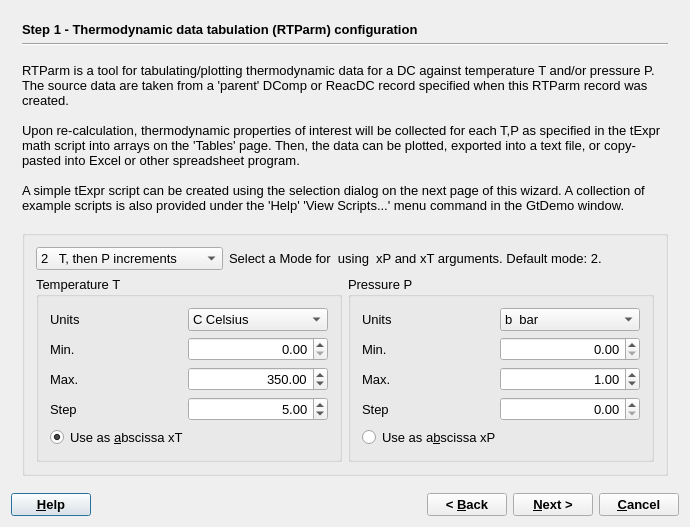
<?xml version="1.0" encoding="UTF-8"?>
<ui version="4.0">
 <class>RTparmWizardData</class>
 <widget class="QDialog" name="RTparmWizardData">
  <property name="windowModality">
   <enum>Qt::WindowModal</enum>
  </property>
  <property name="geometry">
   <rect>
    <x>0</x>
    <y>0</y>
    <width>690</width>
    <height>527</height>
   </rect>
  </property>
  <property name="font">
   <font>
    <pointsize>10</pointsize>
   </font>
  </property>
  <property name="windowTitle">
   <string>GEM-Selektor Proces</string>
  </property>
  <layout class="QGridLayout" name="gridLayout_4">
   <item row="0" column="0">
    <widget class="QStackedWidget" name="stackedWidget">
     <property name="mouseTracking">
      <bool>false</bool>
     </property>
     <property name="acceptDrops">
      <bool>false</bool>
     </property>
     <property name="autoFillBackground">
      <bool>false</bool>
     </property>
     <property name="frameShape">
      <enum>QFrame::NoFrame</enum>
     </property>
     <property name="frameShadow">
      <enum>QFrame::Plain</enum>
     </property>
     <property name="currentIndex">
      <number>0</number>
     </property>
     <widget class="QWidget" name="page">
      <layout class="QVBoxLayout" name="verticalLayout">
       <item>
        <widget class="QLabel" name="pageName">
         <property name="sizePolicy">
          <sizepolicy hsizetype="Preferred" vsizetype="Fixed">
           <horstretch>0</horstretch>
           <verstretch>0</verstretch>
          </sizepolicy>
         </property>
         <property name="font">
          <font>
           <weight>75</weight>
           <bold>true</bold>
          </font>
         </property>
         <property name="text">
          <string>Step 1 - Thermodynamic data tabulation (RTParm) configuration</string>
         </property>
        </widget>
       </item>
       <item>
        <widget class="Line" name="line">
         <property name="orientation">
          <enum>Qt::Horizontal</enum>
         </property>
        </widget>
       </item>
       <item>
        <widget class="QLabel" name="textLabel10">
         <property name="sizePolicy">
          <sizepolicy hsizetype="Preferred" vsizetype="Preferred">
           <horstretch>0</horstretch>
           <verstretch>0</verstretch>
          </sizepolicy>
         </property>
         <property name="frameShape">
          <enum>QFrame::NoFrame</enum>
         </property>
         <property name="frameShadow">
          <enum>QFrame::Plain</enum>
         </property>
         <property name="text">
          <string>RTParm is a tool for tabulating/plotting thermodynamic data for a DC against temperature T and/or pressure P. The source data are taken from a 'parent' DComp or ReacDC record specified when this RTParm record was created.

Upon re-calculation, thermodynamic properties of interest will be collected for each T,P as specified in the tExpr math script into arrays on the 'Tables' page. Then, the data can be plotted, exported into a text file, or copy-pasted into Excel or other spreadsheet program. 

A simple tExpr script can be created using the selection dialog on the next page of this wizard. A collection of example scripts is also provided under the 'Help' 'View Scripts...' menu command in the GtDemo window.</string>
         </property>
         <property name="textFormat">
          <enum>Qt::AutoText</enum>
         </property>
         <property name="scaledContents">
          <bool>false</bool>
         </property>
         <property name="wordWrap">
          <bool>true</bool>
         </property>
         <property name="margin">
          <number>0</number>
         </property>
         <property name="openExternalLinks">
          <bool>false</bool>
         </property>
        </widget>
       </item>
       <item>
        <widget class="QGroupBox" name="groupBox">
         <property name="title">
          <string/>
         </property>
         <layout class="QGridLayout" name="gridLayout_3">
          <item row="0" column="0" colspan="2">
           <layout class="QHBoxLayout" name="_3">
            <item>
             <widget class="QComboBox" name="pMode">
              <property name="sizePolicy">
               <sizepolicy hsizetype="Fixed" vsizetype="Fixed">
                <horstretch>0</horstretch>
                <verstretch>0</verstretch>
               </sizepolicy>
              </property>
              <property name="minimumSize">
               <size>
                <width>100</width>
                <height>0</height>
               </size>
              </property>
              <property name="currentIndex">
               <number>2</number>
              </property>
              <item>
               <property name="text">
                <string>0   Pairwise given T and P  </string>
               </property>
              </item>
              <item>
               <property name="text">
                <string>1   P, then T increments</string>
               </property>
              </item>
              <item>
               <property name="text">
                <string>2   T, then P increments</string>
               </property>
              </item>
              <item>
               <property name="text">
                <string>3    P and T increments</string>
               </property>
              </item>
             </widget>
            </item>
            <item>
             <widget class="QLabel" name="textLabel1_3">
              <property name="text">
               <string>Select a Mode for  using  xP and xT arguments. Default mode: 2.</string>
              </property>
              <property name="alignment">
               <set>Qt::AlignVCenter</set>
              </property>
              <property name="wordWrap">
               <bool>true</bool>
              </property>
             </widget>
            </item>
           </layout>
          </item>
          <item row="1" column="0">
           <widget class="QGroupBox" name="groupBox_8">
            <property name="title">
             <string>Temperature T</string>
            </property>
            <layout class="QGridLayout" name="gridLayout">
             <item row="0" column="0">
              <widget class="QLabel" name="label_12">
               <property name="text">
                <string>Units</string>
               </property>
              </widget>
             </item>
             <item row="0" column="1">
              <widget class="QComboBox" name="pPtun">
               <property name="sizePolicy">
                <sizepolicy hsizetype="Fixed" vsizetype="Fixed">
                 <horstretch>0</horstretch>
                 <verstretch>0</verstretch>
                </sizepolicy>
               </property>
               <property name="minimumSize">
                <size>
                 <width>140</width>
                 <height>0</height>
                </size>
               </property>
               <item>
                <property name="text">
                 <string>C Celsius  </string>
                </property>
               </item>
               <item>
                <property name="text">
                 <string>K Kelvin</string>
                </property>
               </item>
              </widget>
             </item>
             <item row="1" column="0">
              <widget class="QLabel" name="label_9">
               <property name="text">
                <string>Min.</string>
               </property>
              </widget>
             </item>
             <item row="1" column="1">
              <widget class="QDoubleSpinBox" name="pTfrom">
               <property name="minimumSize">
                <size>
                 <width>140</width>
                 <height>0</height>
                </size>
               </property>
               <property name="alignment">
                <set>Qt::AlignRight|Qt::AlignTrailing|Qt::AlignVCenter</set>
               </property>
               <property name="decimals">
                <number>2</number>
               </property>
               <property name="maximum">
                <double>5000.000000000000000</double>
               </property>
               <property name="value">
                <double>0.000000000000000</double>
               </property>
              </widget>
             </item>
             <item row="2" column="0">
              <widget class="QLabel" name="label_10">
               <property name="text">
                <string>Max.</string>
               </property>
              </widget>
             </item>
             <item row="2" column="1">
              <widget class="QDoubleSpinBox" name="pTuntil">
               <property name="minimumSize">
                <size>
                 <width>140</width>
                 <height>0</height>
                </size>
               </property>
               <property name="alignment">
                <set>Qt::AlignRight|Qt::AlignTrailing|Qt::AlignVCenter</set>
               </property>
               <property name="decimals">
                <number>2</number>
               </property>
               <property name="maximum">
                <double>5000.000000000000000</double>
               </property>
               <property name="value">
                <double>350.000000000000000</double>
               </property>
              </widget>
             </item>
             <item row="3" column="0">
              <widget class="QLabel" name="label_11">
               <property name="text">
                <string>Step</string>
               </property>
              </widget>
             </item>
             <item row="3" column="1">
              <widget class="QDoubleSpinBox" name="pTstep">
               <property name="minimumSize">
                <size>
                 <width>140</width>
                 <height>0</height>
                </size>
               </property>
               <property name="alignment">
                <set>Qt::AlignRight|Qt::AlignTrailing|Qt::AlignVCenter</set>
               </property>
               <property name="decimals">
                <number>2</number>
               </property>
               <property name="maximum">
                <double>200.000000000000000</double>
               </property>
               <property name="value">
                <double>5.000000000000000</double>
               </property>
              </widget>
             </item>
             <item row="4" column="0" colspan="2">
              <widget class="QRadioButton" name="butT">
               <property name="text">
                <string>Use as &amp;abscissa xT</string>
               </property>
               <property name="checked">
                <bool>true</bool>
               </property>
              </widget>
             </item>
            </layout>
           </widget>
          </item>
          <item row="1" column="1">
           <widget class="QGroupBox" name="groupBox_7">
            <property name="title">
             <string>Pressure P</string>
            </property>
            <layout class="QGridLayout" name="gridLayout_2">
             <item row="0" column="0">
              <widget class="QLabel" name="label_8">
               <property name="text">
                <string>Units</string>
               </property>
              </widget>
             </item>
             <item row="0" column="1">
              <widget class="QComboBox" name="pPun">
               <property name="sizePolicy">
                <sizepolicy hsizetype="Fixed" vsizetype="Fixed">
                 <horstretch>0</horstretch>
                 <verstretch>0</verstretch>
                </sizepolicy>
               </property>
               <property name="minimumSize">
                <size>
                 <width>140</width>
                 <height>0</height>
                </size>
               </property>
               <item>
                <property name="text">
                 <string>b  bar</string>
                </property>
               </item>
               <item>
                <property name="text">
                 <string>B  kbar</string>
                </property>
               </item>
               <item>
                <property name="text">
                 <string>p  Pa</string>
                </property>
               </item>
               <item>
                <property name="text">
                 <string>P  MPa</string>
                </property>
               </item>
               <item>
                <property name="text">
                 <string>A  atm</string>
                </property>
               </item>
              </widget>
             </item>
             <item row="1" column="0">
              <widget class="QLabel" name="label_5">
               <property name="text">
                <string>Min.</string>
               </property>
              </widget>
             </item>
             <item row="1" column="1">
              <widget class="QDoubleSpinBox" name="pPfrom">
               <property name="sizePolicy">
                <sizepolicy hsizetype="Fixed" vsizetype="Fixed">
                 <horstretch>0</horstretch>
                 <verstretch>0</verstretch>
                </sizepolicy>
               </property>
               <property name="minimumSize">
                <size>
                 <width>140</width>
                 <height>0</height>
                </size>
               </property>
               <property name="layoutDirection">
                <enum>Qt::LeftToRight</enum>
               </property>
               <property name="alignment">
                <set>Qt::AlignRight|Qt::AlignTrailing|Qt::AlignVCenter</set>
               </property>
               <property name="decimals">
                <number>2</number>
               </property>
               <property name="maximum">
                <double>10000.000000000000000</double>
               </property>
               <property name="value">
                <double>0.000000000000000</double>
               </property>
              </widget>
             </item>
             <item row="2" column="0">
              <widget class="QLabel" name="label_6">
               <property name="text">
                <string>Max.</string>
               </property>
              </widget>
             </item>
             <item row="2" column="1">
              <widget class="QDoubleSpinBox" name="pPuntil">
               <property name="sizePolicy">
                <sizepolicy hsizetype="Fixed" vsizetype="Fixed">
                 <horstretch>0</horstretch>
                 <verstretch>0</verstretch>
                </sizepolicy>
               </property>
               <property name="minimumSize">
                <size>
                 <width>140</width>
                 <height>0</height>
                </size>
               </property>
               <property name="alignment">
                <set>Qt::AlignRight|Qt::AlignTrailing|Qt::AlignVCenter</set>
               </property>
               <property name="decimals">
                <number>2</number>
               </property>
               <property name="maximum">
                <double>10000.000000000000000</double>
               </property>
               <property name="value">
                <double>1.000000000000000</double>
               </property>
              </widget>
             </item>
             <item row="3" column="0">
              <widget class="QLabel" name="label_7">
               <property name="text">
                <string>Step</string>
               </property>
              </widget>
             </item>
             <item row="3" column="1">
              <widget class="QDoubleSpinBox" name="pPstep">
               <property name="sizePolicy">
                <sizepolicy hsizetype="Fixed" vsizetype="Fixed">
                 <horstretch>0</horstretch>
                 <verstretch>0</verstretch>
                </sizepolicy>
               </property>
               <property name="minimumSize">
                <size>
                 <width>140</width>
                 <height>0</height>
                </size>
               </property>
               <property name="alignment">
                <set>Qt::AlignRight|Qt::AlignTrailing|Qt::AlignVCenter</set>
               </property>
               <property name="decimals">
                <number>2</number>
               </property>
               <property name="maximum">
                <double>1000.000000000000000</double>
               </property>
              </widget>
             </item>
             <item row="4" column="0" colspan="2">
              <widget class="QRadioButton" name="butP">
               <property name="text">
                <string>Use as a&amp;bscissa xP </string>
               </property>
              </widget>
             </item>
            </layout>
           </widget>
          </item>
         </layout>
        </widget>
       </item>
      </layout>
     </widget>
     <widget class="QWidget" name="page_3">
      <layout class="QVBoxLayout" name="verticalLayout_5">
       <item>
        <widget class="QLabel" name="label_13">
         <property name="sizePolicy">
          <sizepolicy hsizetype="Preferred" vsizetype="Fixed">
           <horstretch>0</horstretch>
           <verstretch>0</verstretch>
          </sizepolicy>
         </property>
         <property name="font">
          <font>
           <weight>75</weight>
           <bold>true</bold>
          </font>
         </property>
         <property name="text">
          <string>Step 2 - Selection of items to sample (click 'Next' without selecting data to retain the old script)</string>
         </property>
        </widget>
       </item>
      </layout>
     </widget>
     <widget class="QWidget" name="page_2">
      <layout class="QVBoxLayout" name="verticalLayout_2">
       <item>
        <widget class="QLabel" name="label">
         <property name="sizePolicy">
          <sizepolicy hsizetype="Preferred" vsizetype="Fixed">
           <horstretch>0</horstretch>
           <verstretch>0</verstretch>
          </sizepolicy>
         </property>
         <property name="font">
          <font>
           <weight>75</weight>
           <bold>true</bold>
          </font>
         </property>
         <property name="text">
          <string>Step 3 - Important dimensions</string>
         </property>
        </widget>
       </item>
       <item>
        <widget class="Line" name="line_2">
         <property name="orientation">
          <enum>Qt::Horizontal</enum>
         </property>
        </widget>
       </item>
       <item>
        <widget class="QGroupBox" name="groupBox_4">
         <property name="title">
          <string>Setup of dimensions of data arrays</string>
         </property>
         <layout class="QGridLayout">
          <item row="0" column="0">
           <widget class="QSpinBox" name="pNP">
            <property name="sizePolicy">
             <sizepolicy hsizetype="Fixed" vsizetype="Fixed">
              <horstretch>0</horstretch>
              <verstretch>0</verstretch>
             </sizepolicy>
            </property>
            <property name="minimumSize">
             <size>
              <width>50</width>
              <height>0</height>
             </size>
            </property>
            <property name="minimum">
             <number>0</number>
            </property>
            <property name="maximum">
             <number>999</number>
            </property>
            <property name="value">
             <number>1</number>
            </property>
           </widget>
          </item>
          <item row="0" column="1">
           <widget class="QLabel" name="TextLabel1">
            <property name="text">
             <string>Number of different pressures (nP). Default: 1 (fixed pressure).</string>
            </property>
            <property name="alignment">
             <set>Qt::AlignVCenter</set>
            </property>
            <property name="wordWrap">
             <bool>true</bool>
            </property>
           </widget>
          </item>
          <item row="1" column="0">
           <widget class="QSpinBox" name="pNT">
            <property name="sizePolicy">
             <sizepolicy hsizetype="Fixed" vsizetype="Fixed">
              <horstretch>0</horstretch>
              <verstretch>0</verstretch>
             </sizepolicy>
            </property>
            <property name="minimumSize">
             <size>
              <width>50</width>
              <height>0</height>
             </size>
            </property>
            <property name="minimum">
             <number>0</number>
            </property>
            <property name="maximum">
             <number>999</number>
            </property>
            <property name="value">
             <number>15</number>
            </property>
           </widget>
          </item>
          <item row="1" column="1">
           <widget class="QLabel" name="TextLabel1_2">
            <property name="text">
             <string>Number of different temperatures (nT). Default: 15.</string>
            </property>
            <property name="alignment">
             <set>Qt::AlignVCenter</set>
            </property>
            <property name="wordWrap">
             <bool>true</bool>
            </property>
           </widget>
          </item>
          <item row="2" column="0">
           <widget class="QSpinBox" name="pdimY">
            <property name="sizePolicy">
             <sizepolicy hsizetype="Fixed" vsizetype="Fixed">
              <horstretch>0</horstretch>
              <verstretch>0</verstretch>
             </sizepolicy>
            </property>
            <property name="minimumSize">
             <size>
              <width>50</width>
              <height>0</height>
             </size>
            </property>
            <property name="minimum">
             <number>0</number>
            </property>
            <property name="maximum">
             <number>20</number>
            </property>
            <property name="value">
             <number>0</number>
            </property>
           </widget>
          </item>
          <item row="2" column="1">
           <widget class="QLabel" name="TextLabel2">
            <property name="text">
             <string>Number of columns in the yF table (plot lines), 1 to 10. Default: 1. Number of rows (T-P pairs) in yF, xP, xT arrays will be set automatically.</string>
            </property>
            <property name="alignment">
             <set>Qt::AlignVCenter</set>
            </property>
            <property name="wordWrap">
             <bool>true</bool>
            </property>
           </widget>
          </item>
          <item row="3" column="0">
           <widget class="QSpinBox" name="pELine">
            <property name="sizePolicy">
             <sizepolicy hsizetype="Fixed" vsizetype="Fixed">
              <horstretch>0</horstretch>
              <verstretch>0</verstretch>
             </sizepolicy>
            </property>
            <property name="minimumSize">
             <size>
              <width>50</width>
              <height>0</height>
             </size>
            </property>
            <property name="minimum">
             <number>0</number>
            </property>
            <property name="maximum">
             <number>100</number>
            </property>
           </widget>
          </item>
          <item row="3" column="1">
           <widget class="QLabel" name="TextLabel1_2_2">
            <property name="text">
             <string>Optional: Number of rows in xTE, xPE, ytE arrays for experimental data. Default: 0 (not provided).</string>
            </property>
            <property name="alignment">
             <set>Qt::AlignVCenter</set>
            </property>
            <property name="wordWrap">
             <bool>true</bool>
            </property>
           </widget>
          </item>
          <item row="4" column="0">
           <widget class="QSpinBox" name="pECol">
            <property name="sizePolicy">
             <sizepolicy hsizetype="Fixed" vsizetype="Fixed">
              <horstretch>0</horstretch>
              <verstretch>0</verstretch>
             </sizepolicy>
            </property>
            <property name="minimumSize">
             <size>
              <width>50</width>
              <height>0</height>
             </size>
            </property>
            <property name="minimum">
             <number>0</number>
            </property>
            <property name="maximum">
             <number>10</number>
            </property>
            <property name="value">
             <number>1</number>
            </property>
           </widget>
          </item>
          <item row="4" column="1">
           <widget class="QLabel" name="TextLabel1_2_2_2">
            <property name="text">
             <string>Optional: Number of columns in the ytE array for experimental data. Default: 1.</string>
            </property>
            <property name="alignment">
             <set>Qt::AlignVCenter</set>
            </property>
            <property name="wordWrap">
             <bool>true</bool>
            </property>
           </widget>
          </item>
         </layout>
        </widget>
       </item>
       <item>
        <widget class="QGroupBox" name="groupBox_3">
         <property name="sizePolicy">
          <sizepolicy hsizetype="Minimum" vsizetype="Minimum">
           <horstretch>0</horstretch>
           <verstretch>0</verstretch>
          </sizepolicy>
         </property>
         <property name="title">
          <string>Codes that cannot be changed in this version of GEMS </string>
         </property>
         <layout class="QGridLayout" name="_2">
          <item row="0" column="0">
           <widget class="QComboBox" name="pWhat">
            <property name="enabled">
             <bool>false</bool>
            </property>
            <property name="sizePolicy">
             <sizepolicy hsizetype="Fixed" vsizetype="Fixed">
              <horstretch>0</horstretch>
              <verstretch>0</verstretch>
             </sizepolicy>
            </property>
            <property name="minimumSize">
             <size>
              <width>180</width>
              <height>0</height>
             </size>
            </property>
            <item>
             <property name="text">
              <string>d   DComp record </string>
             </property>
            </item>
            <item>
             <property name="text">
              <string>r   ReacDC record</string>
             </property>
            </item>
           </widget>
          </item>
          <item row="0" column="1">
           <widget class="QLabel" name="textLabel1_2_4">
            <property name="text">
             <string>Default data source (d: DComp )</string>
            </property>
            <property name="wordWrap">
             <bool>false</bool>
            </property>
           </widget>
          </item>
          <item row="1" column="0">
           <widget class="QComboBox" name="pPunE">
            <property name="enabled">
             <bool>false</bool>
            </property>
            <property name="sizePolicy">
             <sizepolicy hsizetype="Fixed" vsizetype="Fixed">
              <horstretch>0</horstretch>
              <verstretch>0</verstretch>
             </sizepolicy>
            </property>
            <property name="minimumSize">
             <size>
              <width>180</width>
              <height>0</height>
             </size>
            </property>
            <item>
             <property name="text">
              <string>j     J/mol(/K) </string>
             </property>
            </item>
            <item>
             <property name="text">
              <string>c    cal/mol(/K)</string>
             </property>
            </item>
            <item>
             <property name="text">
              <string>J     kJ/mol(/K)</string>
             </property>
            </item>
            <item>
             <property name="text">
              <string>C    kcal/mol(/K)</string>
             </property>
            </item>
            <item>
             <property name="text">
              <string>N   Normalized</string>
             </property>
            </item>
           </widget>
          </item>
          <item row="1" column="1">
           <widget class="QLabel" name="textLabel1_2_3">
            <property name="text">
             <string>Units of energy  (default: j)</string>
            </property>
            <property name="wordWrap">
             <bool>false</bool>
            </property>
            <property name="buddy">
             <cstring>pPunE</cstring>
            </property>
           </widget>
          </item>
          <item row="2" column="0">
           <widget class="QComboBox" name="pPunV">
            <property name="enabled">
             <bool>false</bool>
            </property>
            <property name="sizePolicy">
             <sizepolicy hsizetype="Fixed" vsizetype="Fixed">
              <horstretch>0</horstretch>
              <verstretch>0</verstretch>
             </sizepolicy>
            </property>
            <property name="minimumSize">
             <size>
              <width>180</width>
              <height>0</height>
             </size>
            </property>
            <item>
             <property name="text">
              <string>j    J/bar  = 0.1 cm3/mol</string>
             </property>
            </item>
            <item>
             <property name="text">
              <string>a   cal/bar</string>
             </property>
            </item>
            <item>
             <property name="text">
              <string>m   cm3/mol</string>
             </property>
            </item>
           </widget>
          </item>
          <item row="2" column="1">
           <widget class="QLabel" name="textLabel1_2_3_2">
            <property name="text">
             <string>Units of volume  (default:  j)</string>
            </property>
            <property name="wordWrap">
             <bool>false</bool>
            </property>
            <property name="buddy">
             <cstring>pPunV</cstring>
            </property>
           </widget>
          </item>
          <item row="3" column="0">
           <widget class="QComboBox" name="pPunP">
            <property name="enabled">
             <bool>false</bool>
            </property>
            <property name="sizePolicy">
             <sizepolicy hsizetype="Fixed" vsizetype="Fixed">
              <horstretch>0</horstretch>
              <verstretch>0</verstretch>
             </sizepolicy>
            </property>
            <property name="minimumSize">
             <size>
              <width>180</width>
              <height>0</height>
             </size>
            </property>
            <item>
             <property name="text">
              <string>b    bar  = 10^5 Pa</string>
             </property>
            </item>
            <item>
             <property name="text">
              <string>B    kbar (kilobar)</string>
             </property>
            </item>
            <item>
             <property name="text">
              <string>p    Pa  (Pascal)</string>
             </property>
            </item>
            <item>
             <property name="text">
              <string>P    MPa  = 10^6 Pa  </string>
             </property>
            </item>
            <item>
             <property name="text">
              <string>A    atm (=1.013 bar)</string>
             </property>
            </item>
           </widget>
          </item>
          <item row="3" column="1">
           <widget class="QLabel" name="textLabel1_2_3_2_3">
            <property name="text">
             <string>Units of pressure (default: b)</string>
            </property>
            <property name="wordWrap">
             <bool>false</bool>
            </property>
            <property name="buddy">
             <cstring>pPunP</cstring>
            </property>
           </widget>
          </item>
          <item row="4" column="0">
           <widget class="QComboBox" name="pPunT">
            <property name="enabled">
             <bool>false</bool>
            </property>
            <property name="minimumSize">
             <size>
              <width>180</width>
              <height>0</height>
             </size>
            </property>
            <item>
             <property name="text">
              <string>C   Celsius  </string>
             </property>
            </item>
            <item>
             <property name="text">
              <string>K   Kelvin</string>
             </property>
            </item>
            <item>
             <property name="text">
              <string>F   Fahrenheit</string>
             </property>
            </item>
           </widget>
          </item>
          <item row="4" column="1">
           <widget class="QLabel" name="textLabel1_2_3_2_2">
            <property name="frameShape">
             <enum>QFrame::NoFrame</enum>
            </property>
            <property name="frameShadow">
             <enum>QFrame::Plain</enum>
            </property>
            <property name="text">
             <string>Units of temperature  (default: C)</string>
            </property>
            <property name="wordWrap">
             <bool>false</bool>
            </property>
            <property name="buddy">
             <cstring>pPunT</cstring>
            </property>
           </widget>
          </item>
         </layout>
        </widget>
       </item>
      </layout>
     </widget>
     <widget class="QWidget" name="page_4">
      <layout class="QVBoxLayout" name="verticalLayout_4">
       <item>
        <widget class="QLabel" name="label_3">
         <property name="sizePolicy">
          <sizepolicy hsizetype="Preferred" vsizetype="Fixed">
           <horstretch>0</horstretch>
           <verstretch>0</verstretch>
          </sizepolicy>
         </property>
         <property name="font">
          <font>
           <weight>75</weight>
           <bold>true</bold>
          </font>
         </property>
         <property name="text">
          <string>Step 4 - Useful hints</string>
         </property>
        </widget>
       </item>
       <item>
        <widget class="Line" name="line_4">
         <property name="orientation">
          <enum>Qt::Horizontal</enum>
         </property>
        </widget>
       </item>
       <item>
        <widget class="QGroupBox" name="groupBox_5">
         <property name="sizePolicy">
          <sizepolicy hsizetype="Preferred" vsizetype="Preferred">
           <horstretch>0</horstretch>
           <verstretch>0</verstretch>
          </sizepolicy>
         </property>
         <property name="title">
          <string>Optional</string>
         </property>
         <layout class="QGridLayout">
          <item row="0" column="0">
           <widget class="QSpinBox" name="spinBox18">
            <property name="sizePolicy">
             <sizepolicy hsizetype="Fixed" vsizetype="Fixed">
              <horstretch>0</horstretch>
              <verstretch>0</verstretch>
             </sizepolicy>
            </property>
            <property name="minimumSize">
             <size>
              <width>50</width>
              <height>0</height>
             </size>
            </property>
            <property name="maximum">
             <number>4</number>
            </property>
           </widget>
          </item>
          <item row="0" column="1">
           <widget class="QLabel" name="textLabel11">
            <property name="text">
             <string>&amp;Set here the number of links to SDref bibliography records (default: 0)</string>
            </property>
            <property name="alignment">
             <set>Qt::AlignVCenter</set>
            </property>
            <property name="wordWrap">
             <bool>true</bool>
            </property>
            <property name="buddy">
             <cstring>spinBox18</cstring>
            </property>
           </widget>
          </item>
         </layout>
        </widget>
       </item>
       <item>
        <widget class="QGroupBox" name="groupBox_6">
         <property name="sizePolicy">
          <sizepolicy hsizetype="Expanding" vsizetype="Expanding">
           <horstretch>0</horstretch>
           <verstretch>0</verstretch>
          </sizepolicy>
         </property>
         <property name="title">
          <string>What happens after you click &quot;Finish&quot;</string>
         </property>
         <layout class="QVBoxLayout" name="verticalLayout_3">
          <item>
           <widget class="QLabel" name="textLabel13">
            <property name="text">
             <string>(1) RTParm arrays will be allocated; 'Scripts' page appears. Fill out 'RTname' and 'RTcom' lines. Edit the math script in 'tExpr'; field, if necessary. This script collects data from the objects visible on the 'TPwork'page and puts it into xT, xP and yF array elements. '</string>
            </property>
            <property name="alignment">
             <set>Qt::AlignVCenter</set>
            </property>
            <property name="wordWrap">
             <bool>true</bool>
            </property>
           </widget>
          </item>
          <item>
           <widget class="QLabel" name="textLabel12">
            <property name="text">
             <string>'(2) Click on 'Calculate' toolbar button to run the tabulator (in case of error message, fix the script and try calculation again). Check sampled results on the 'Tables' page. Enter names of axis and plots, and click on the 'Plot data' button to see a customizable plot.</string>
            </property>
            <property name="alignment">
             <set>Qt::AlignVCenter</set>
            </property>
            <property name="wordWrap">
             <bool>true</bool>
            </property>
           </widget>
          </item>
          <item>
           <widget class="QLabel" name="textLabel14">
            <property name="text">
             <string>(3) To plot experimental data over calculated results, close the graph dialog, type or paste the values into xTE, xPE and ytE arrays, open the plot again, and customise it, if necessary.</string>
            </property>
            <property name="alignment">
             <set>Qt::AlignVCenter</set>
            </property>
            <property name="wordWrap">
             <bool>true</bool>
            </property>
           </widget>
          </item>
         </layout>
        </widget>
       </item>
      </layout>
     </widget>
    </widget>
   </item>
   <item row="1" column="0">
    <layout class="QHBoxLayout">
     <item>
      <widget class="QPushButton" name="pHelp">
       <property name="font">
        <font>
         <weight>75</weight>
         <bold>true</bold>
        </font>
       </property>
       <property name="text">
        <string>&amp;Help</string>
       </property>
      </widget>
     </item>
     <item>
      <spacer>
       <property name="orientation">
        <enum>Qt::Horizontal</enum>
       </property>
       <property name="sizeHint" stdset="0">
        <size>
         <width>40</width>
         <height>20</height>
        </size>
       </property>
      </spacer>
     </item>
     <item>
      <widget class="QPushButton" name="pBack">
       <property name="font">
        <font>
         <weight>75</weight>
         <bold>true</bold>
        </font>
       </property>
       <property name="text">
        <string>&lt; &amp;Back</string>
       </property>
      </widget>
     </item>
     <item>
      <widget class="QPushButton" name="pNext">
       <property name="font">
        <font>
         <weight>75</weight>
         <bold>true</bold>
        </font>
       </property>
       <property name="text">
        <string>&amp;Next &gt;</string>
       </property>
      </widget>
     </item>
     <item>
      <widget class="QPushButton" name="pCancel">
       <property name="font">
        <font>
         <weight>75</weight>
         <bold>true</bold>
        </font>
       </property>
       <property name="text">
        <string>&amp;Cancel</string>
       </property>
      </widget>
     </item>
    </layout>
   </item>
  </layout>
 </widget>
 <layoutdefault spacing="6" margin="11"/>
 <tabstops>
  <tabstop>pMode</tabstop>
  <tabstop>pPtun</tabstop>
  <tabstop>pTfrom</tabstop>
  <tabstop>pTuntil</tabstop>
  <tabstop>pTstep</tabstop>
  <tabstop>pPun</tabstop>
  <tabstop>pPfrom</tabstop>
  <tabstop>pPuntil</tabstop>
  <tabstop>pPstep</tabstop>
  <tabstop>butT</tabstop>
  <tabstop>butP</tabstop>
  <tabstop>pNP</tabstop>
  <tabstop>pNT</tabstop>
  <tabstop>pdimY</tabstop>
  <tabstop>pELine</tabstop>
  <tabstop>pECol</tabstop>
  <tabstop>pWhat</tabstop>
  <tabstop>pPunE</tabstop>
  <tabstop>pPunV</tabstop>
  <tabstop>pPunP</tabstop>
  <tabstop>pPunT</tabstop>
  <tabstop>spinBox18</tabstop>
  <tabstop>pHelp</tabstop>
  <tabstop>pBack</tabstop>
  <tabstop>pNext</tabstop>
  <tabstop>pCancel</tabstop>
 </tabstops>
 <resources/>
 <connections>
  <connection>
   <sender>pCancel</sender>
   <signal>clicked()</signal>
   <receiver>RTparmWizardData</receiver>
   <slot>reject()</slot>
   <hints>
    <hint type="sourcelabel">
     <x>587</x>
     <y>518</y>
    </hint>
    <hint type="destinationlabel">
     <x>317</x>
     <y>270</y>
    </hint>
   </hints>
  </connection>
  <connection>
   <sender>butT</sender>
   <signal>clicked(bool)</signal>
   <receiver>butP</receiver>
   <slot>toggle()</slot>
   <hints>
    <hint type="sourcelabel">
     <x>172</x>
     <y>428</y>
    </hint>
    <hint type="destinationlabel">
     <x>468</x>
     <y>428</y>
    </hint>
   </hints>
  </connection>
  <connection>
   <sender>butP</sender>
   <signal>clicked(bool)</signal>
   <receiver>butT</receiver>
   <slot>toggle()</slot>
   <hints>
    <hint type="sourcelabel">
     <x>468</x>
     <y>428</y>
    </hint>
    <hint type="destinationlabel">
     <x>172</x>
     <y>428</y>
    </hint>
   </hints>
  </connection>
 </connections>
</ui>
